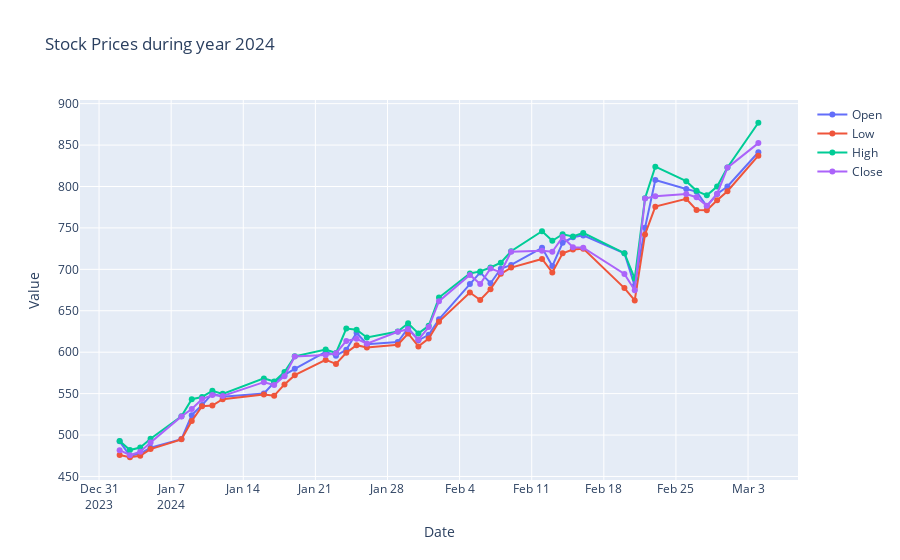

Here is the notebook cell this chart was saved with:
### Markdown cell above
**Above graph dipslays the growth of stock within each year starting from Year 1999, on hovering user can see the growth value. Growth is calculated by the closing stock value of the last traiding day of the year - opening stock value of the first trading day of the year**

### Code cell
# Create a figure
fig1 = go.Figure()

# Add traces for all columns
for column in ['Open','Low','High','Close']:
    if column not in ['Date', 'Day', 'month_name']:
        fig1.add_trace(go.Scatter(x=df[df['year'] == 2024]['Date'], y=df[df['year'] == 2024][column], mode='lines+markers', name=column))

# Update layout
fig1.update_layout(
    title="Stock Prices during year 2024",
    xaxis_title="Date",
    yaxis_title="Value",
    showlegend=True,
    hovermode='x unified',
    xaxis=dict(type='date')  # Set x-axis type as 'date'
)

# Show the plot
fig1.show()
